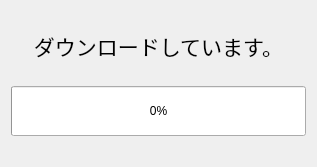
<?xml version="1.0" encoding="UTF-8"?>
<ui version="4.0">
 <class>Download_progress</class>
 <widget class="QWidget" name="Download_progress">
  <property name="geometry">
   <rect>
    <x>0</x>
    <y>0</y>
    <width>317</width>
    <height>167</height>
   </rect>
  </property>
  <property name="windowTitle">
   <string>Downloading...</string>
  </property>
  <property name="windowIcon">
   <iconset resource="main.qrc">
    <normaloff>:/arcaea_main/res/ase-256x256.png</normaloff>
    <normalon>:/arcaea_main/res/ase-256x256.png</normalon>:/arcaea_main/res/ase-256x256.png</iconset>
  </property>
  <layout class="QGridLayout" name="gridLayout">
   <item row="0" column="0">
    <layout class="QVBoxLayout" name="verticalLayout">
     <property name="bottomMargin">
      <number>20</number>
     </property>
     <item>
      <widget class="QLabel" name="label">
       <property name="minimumSize">
        <size>
         <width>0</width>
         <height>0</height>
        </size>
       </property>
       <property name="maximumSize">
        <size>
         <width>16777215</width>
         <height>16777215</height>
        </size>
       </property>
       <property name="font">
        <font>
         <pointsize>16</pointsize>
        </font>
       </property>
       <property name="text">
        <string>ダウンロードしています。</string>
       </property>
       <property name="alignment">
        <set>Qt::AlignCenter</set>
       </property>
      </widget>
     </item>
     <item>
      <widget class="QProgressBar" name="progressBar">
       <property name="minimumSize">
        <size>
         <width>0</width>
         <height>50</height>
        </size>
       </property>
       <property name="value">
        <number>0</number>
       </property>
      </widget>
     </item>
    </layout>
   </item>
  </layout>
 </widget>
 <resources>
  <include location="main.qrc"/>
 </resources>
 <connections/>
</ui>
